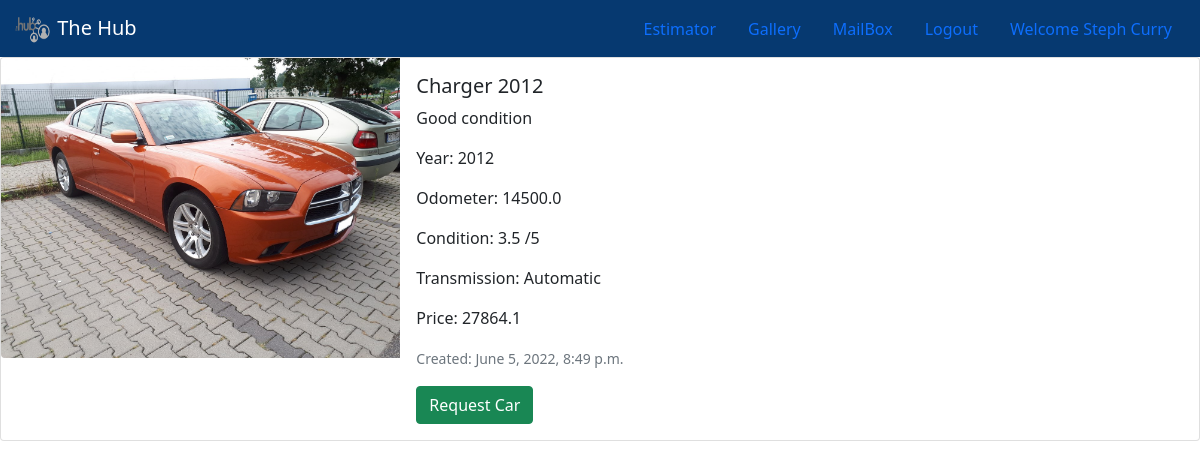
Page /post/2/ (signed in) on the committed database.
### main/models.py (models this page shows, shortened)
class User(AbstractUser):
    name = models.CharField(max_length=200, null=True)
    email = models.EmailField(unique= True, null=True)
    buyer = models.BooleanField(default=True)
    seller = models.BooleanField(default=False)
    phoneNum = models.IntegerField(null=True)
    USERNAME_FIELD = 'email'
    REQUIRED_FIELDS = []

class Post(models.Model):
    name = models.CharField(max_length=200)
    description = models.CharField(max_length=2000)
    sellerId = models.ForeignKey(User, on_delete=models.CASCADE)
    carId = models.ForeignKey(Car, on_delete= models.CASCADE)
    created = models.DateTimeField(auto_now_add=True)
    avatar = models.ImageField(null=True)
    class Meta:
        ordering = ['-created']

class Car(models.Model):
    year = models.IntegerField()
    odometer = models.FloatField(max_length=10)
    condition = models.FloatField(max_length=4)
    transmission = models.IntegerField()
    model = models.CharField(max_length=50)
    price = models.FloatField(max_length=15)
    sellerId = models.ForeignKey(User, on_delete=models.CASCADE)

### main/views.py (the view, shortened to what this page needs)
# urls.py: path("post/<str:pk>/", views.post, name="post"),
def post(response, pk):
    post = Post.objects.get(id=pk)
    return render(response, "main/post.html", {'post': post})

### main/templates/main/post.html (shortened to what this page needs)
{% extends 'main/base.html' %}
{% block content %}
    <div class="card mb-3" style="max-width: 1700px;" >
        <div class="row g-0">
            <div class="col-md-4">
                <img src="{{post.avatar.url}}" class="img-fluid rounded-start" alt="...">
            </div>
        <div class="col-md-8">
            <div class="card-body">
            <h5 class="card-title">{{post.name}}</h5>
            <p class="card-text">{{post.description}}</p>
            <p class="card-text">Year:  {{post.carId.year}}</p>
            <p class="card-text">Odometer:  {{post.carId.odometer}}</p>
            <p class="card-text">Condition:  {{post.carId.condition}} /5</p>
            <p class="card-text">Transmission:  {% if post.carId.transmission == 1%} Automatic {% else %}  Manual {% endif%}</p>
            <p class="card-text">Price:  {{post.carId.price}}</p>
            <p class="card-text"><small class="text-muted">Created: {{post.created}}</small></p>
            {% if request.user.buyer == True %}
            <form method="post">
                <button type="sumbit" name="start" class="btn btn-success" value="start">Request Car</button>
            </form>
            {% endif %}
        </div>
        </div>
        </div>
      </div>
{% endblock %}

### main/templates/main/navbar.html
<nav class="navbar navbar-expand-lg navbar-dark" style="background-color: #063970;">
    <div class="container-fluid">
        <a class="navbar-brand" href="{% url 'home'%}">
            <img src='../../../static/images/thehublogo.png' alt="" width="40" height="30" class="d-inline-block align-text-top">
            The Hub
          </a>
    <ul class="nav">
        <li class="nav-item">
            <a  class="nav-link active" href= "{% url 'service' %}"> Estimator</a>
        </li>
        <li class="nav-item">
            <a class="nav-link" href="{% url 'gallery' %} "> Gallery</a>
        </li>
        {% if request.user.is_authenticated %}
        <li class="nav-item">
            <a class="nav-link"href="{% url 'mailbox'%}">MailBox</a>
        </li>
        <li class="nav-item">
            <a class="nav-link" href="{% url 'logout' %} "> Logout</a>
        </li>
        {% else %}
        <li class="nav-item">
            <a class="nav-link" href="{% url 'login' %} "> Login</a>
        </li>
        {% endif %}
        {% if request.user.is_authenticated %}
        <a class="nav-link"> Welcome {{request.user.name}}</a>
        {% endif %}
    </div>
</nav>

### rows in the picture
User: user.name "Steph Curry"
Post: avatar (picture), name "Charger 2012", description "Good condition", carId.year "2012", carId.odometer "14500.0", carId.condition "3.5", carId.price "27864.1", created "June 5, 2022, 8:49 p.m."
